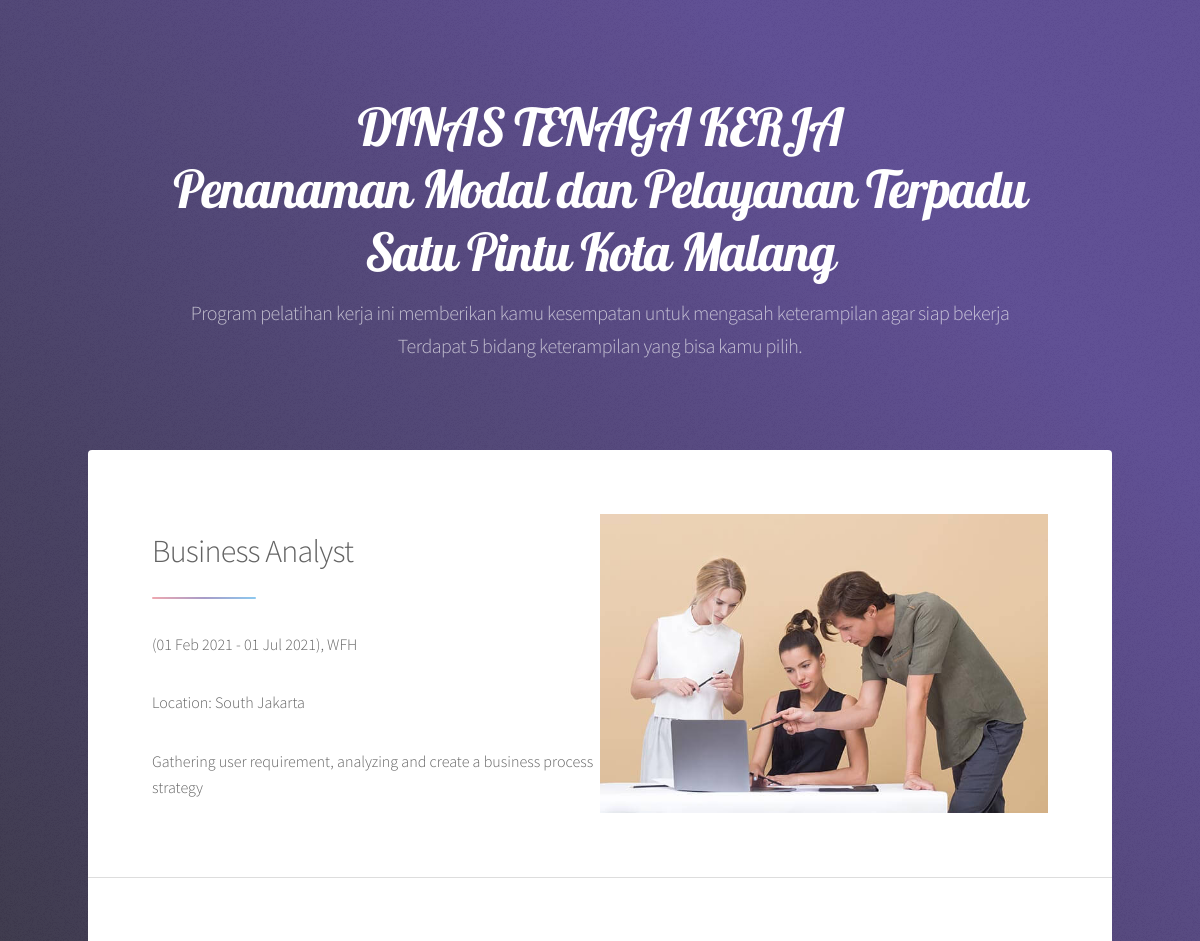
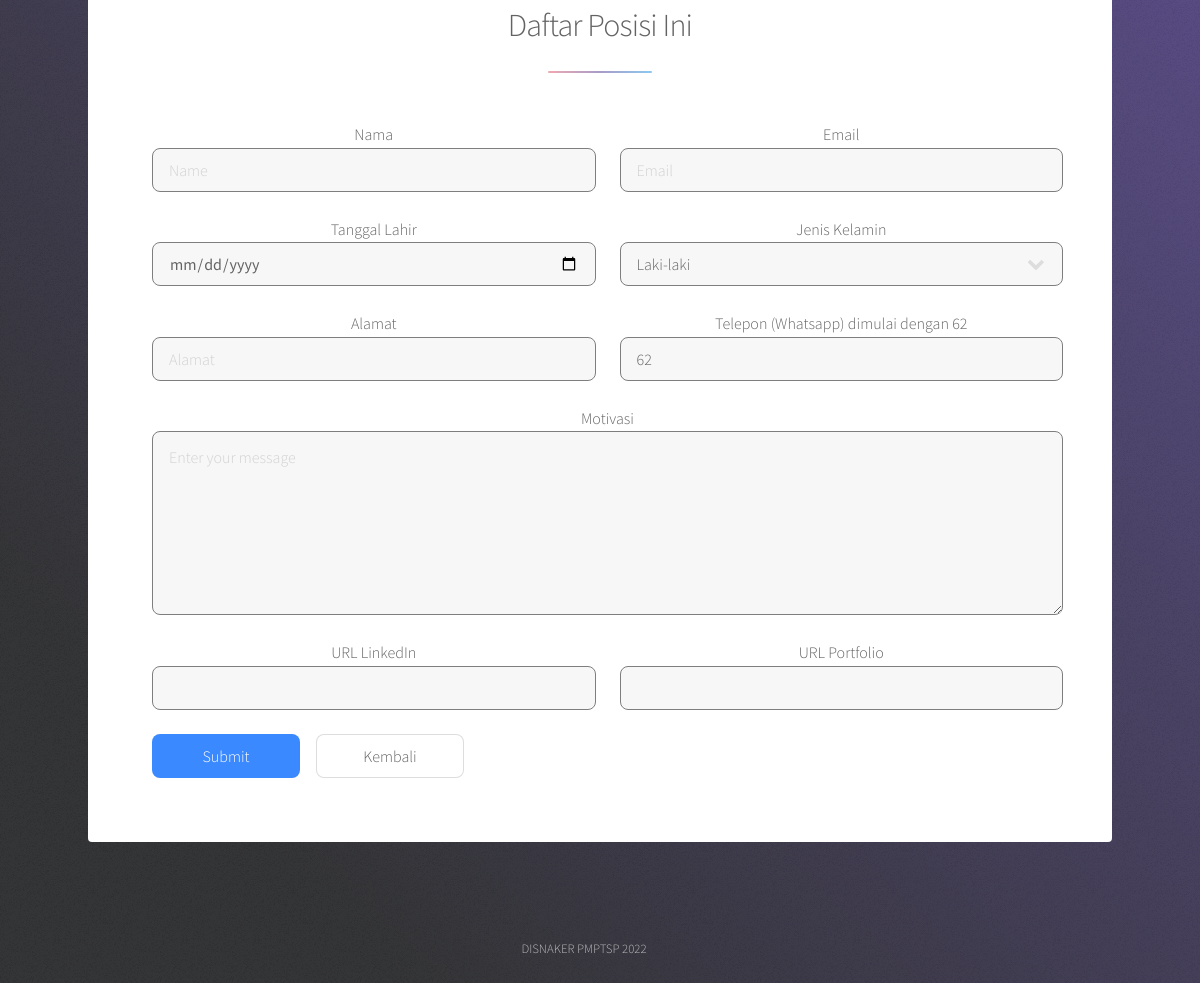
The page /apply.php?id=2 on the database its author committed (2 pictures, top to bottom).
### tables this page shows
CREATE TABLE `job` (
  `id` int(11) NOT NULL,
  `jobname` varchar(30) NOT NULL,
  `jobdesc` text NOT NULL,
  `jobstart` date NOT NULL,
  `jobend` date NOT NULL,
  `registerend` date NOT NULL,
  `jobadded` timestamp NOT NULL DEFAULT current_timestamp(),
  `jobloc` text NOT NULL,
  `workingtype` varchar(3) NOT NULL
);

### apply.php (the view, shortened to what this page needs)
<?php
require 'backend/koneksi.php';
$date_now = date("Y-m-d", strtotime("-16 years"));
$getid = $_GET['id'];
$getdata = mysqli_query($conn,"select * from job where id='$getid'");
$data = mysqli_fetch_array($getdata);
                    $namajob = $data['jobname'];
                    $descjob = $data['jobdesc'];
                    $mulai = date_format(date_create($data['jobstart']),"d M Y");
                    $selesai = date_format(date_create($data['jobend']),"d M Y");
                    $periode = $mulai." - ".$selesai;
                    $jobloc = $data['jobloc'];
                    $workingtype = $data['workingtype'];
?>
<!DOCTYPE html>
<html lang="en">
<head>
    <link rel="stylesheet" href="css/bootstrap.min.css">
    <link rel="stylesheet" href="css/style.css">
    <link rel="stylesheet" href="assets/css/main.css" />
</head>
<body class="is-preload">
			<div id="wrapper">
					<header id="header" class="alt">
					<h1>DINAS TENAGA KERJA<br> Penanaman Modal dan Pelayanan Terpadu Satu Pintu Kota Malang </h1>
						<p>Program pelatihan kerja ini memberikan kamu kesempatan untuk mengasah keterampilan agar siap bekerja <br> Terdapat 5 bidang keterampilan yang bisa kamu pilih.</p>
					</header>
					<div id="main">
							<section id="intro" class="main">
								<div class="spotlight">
									<div class="content">
										<header class="major">
											<h2><?=$namajob;?></h2>
										</header>
                                        <p>(<?=$periode;?>), <?=$workingtype;?></p>
                                        <p>Location: <?=$jobloc;?></p>
                                        <p><?=$descjob;?></p>
									</div>
									<img src="img/landing.jpg" class="landing" />
								</div>
							</section>
							<section id="first" class="main special">
								<header class="major">
									<h2>Daftar Posisi Ini</h2>
								</header>
                            <form method="post">
                            <div class="row gtr-uniform">
												<div class="col-6 col-12-xsmall">
                                                    Nama
													<input type="text" name="fullname" placeholder="Name" />
												</div>
												<div class="col-6 col-12-xsmall">
                                                    Email
													<input type="email" name="email" placeholder="Email" />
                                                </div>
                                                <div class="col-6 col-12-xsmall">
                                                    Tanggal Lahir
													<input type="date" class="form-control" name="dob" min="1970-01-02" max="<?=$date_now;?>" required>
												</div>
												<div class="col-6 col-12-xsmall">
                                                    Jenis Kelamin
													<select name="gender"><option value="Laki-laki">Laki-laki</option><option value="Perempuan">Perempuan</option></select>
                                                </div>
                                                <div class="col-6 col-12-xsmall">
                                                    Alamat
													<input type="text" name="alamat" placeholder="Alamat" />
												</div>
												<div class="col-6 col-12-xsmall">
                                                    Telepon (Whatsapp) dimulai dengan 62
													<input type="text" name="telepon" min="1" value="62"required>
                                                </div>
												<div class="col-12">
                                                    Motivasi
													<textarea name="demo-message" id="demo-message" placeholder="Enter your message" rows="6"></textarea>
												</div>
                                                <div class="col-6 col-12-xsmall">
                                                    URL LinkedIn
													<input type="url" name="linkedin" required>
												</div>
												<div class="col-6 col-12-xsmall">
                                                    URL Portfolio
													<input type="url" name="portfolio" required>
                                                </div>
                                                <div class="col-12">
													<ul class="actions">
														<li><input type="submit" value="Submit" class="primary" name="apply" /></li>
														<li><a href="index.php" class="button">Kembali</a></li>
													</ul>
                                                </div>
                                            </div>
                                    </form>
							</section>
					</div>
					<footer id="footer">
						<p class="copyright">DISNAKER PMPTSP 2022</p>
					</footer>
			</div>
	</body>
</html>

### css/style.css (style rules this page uses)
.landing { width: 50%; }
h1 { font-family: "Lobster", serif; }
a { text-decoration: none; }
.form-control { border: olive; }

### rows shown on the page
job: jobname "Business Analyst", periode "01 Feb 2021 - 01 Jul 2021", workingtype "WFH", jobloc "South Jakarta", jobdesc "Gathering user requirement, analyzing and create a business process strategy"
